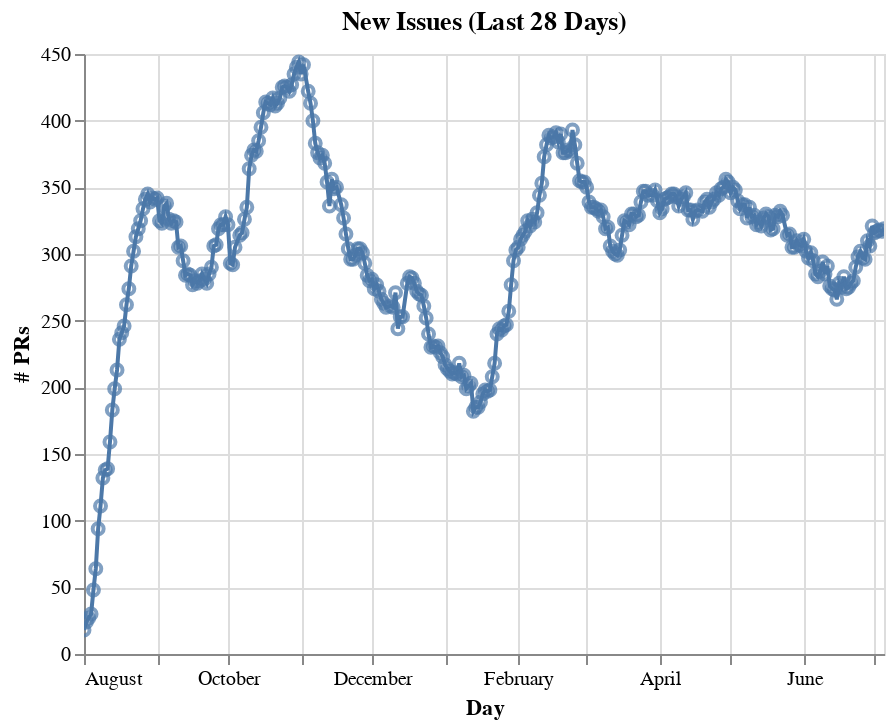

This figure's notebook cell:
### Code cell
issues_df = pd.DataFrame({"day": rolling_issue_count.index, "num_issues": rolling_issue_count.values})
issues_df = issues_df.groupby("day", as_index=False).max()

chart = alt.Chart(issues_df, title= "New Issues (Last 28 Days)")
line = chart.mark_line().encode(
  x= alt.X('day', title = "Day"),
  y=alt.Y("num_issues", title="# PRs"),    
)

point = line + line.mark_point()
point.interactive()

### Figure 1 — Vega-Lite specification as saved in the notebook (floating-point values rounded to 4 significant figures; data arrays with more than 128 entries replaced by an {"elided": "..."} marker saying what was removed)
{"config": {"view": {"continuousWidth": 400, "continuousHeight": 300}}, "layer": [{"mark": "line", "encoding": {"x": {"type": "temporal", "field": "day", "title": "Day"}, "y": {"type": "quantitative", "field": "num_issues", "title": "# PRs"}}, "selection": {"selector001": {"type": "interval", "bind": "scales", "encodings": ["x", "y"]}}, "title": "New Issues (Last 28 Days)"}, {"mark": "point", "encoding": {"x": {"type": "temporal", "field": "day", "title": "Day"}, "y": {"type": "quantitative", "field": "num_issues", "title": "# PRs"}}, "title": "New Issues (Last 28 Days)"}], "data": {"name": "data-19ac1396513e6b7e9f8ae0300a649c15"}, "$schema": "https://vega.github.io/schema/vega-lite/v4.0.2.json", "datasets": {"data-19ac1396513e6b7e9f8ae0300a649c15": {"elided": "332 records"}}}
